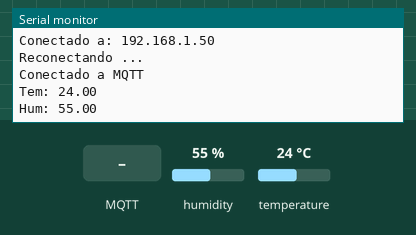
Simulated run of this sketch. Board: ESP32. Parts: the last lines printed to the serial monitor. The inputs (shaded band) are chosen by the test bench; at power-on: humidity 55 %, temperature 24 °C. WiFi joins after 1.5 s; servers stay silent unless stated; no MQTT or app messages arrive unless stated.

Above: at 2.7 s.
2.8 s: MQTT message "1" arrives on the first subscribed topic
8.0 s: MQTT message "on" arrives on the first subscribed topic
13.1 s: MQTT message "off" arrives on the first subscribed topic
18.1 s: humidity set to 22 %
At 19.1 s:
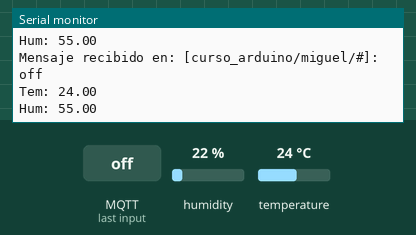
21.1 s: temperature set to 12 °C
At 22.6 s:
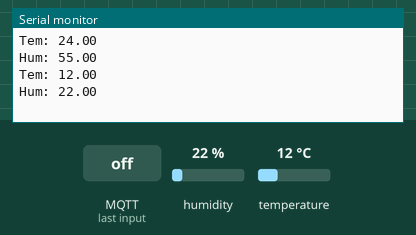
24.1 s: humidity set to 40 %
At 27.3 s:
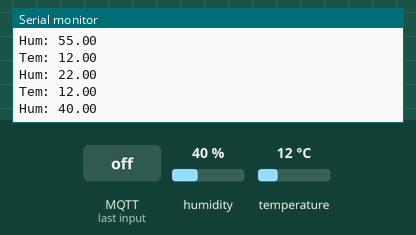
Timing chart, 0 to 28.1 s (numbered marks = the images above; inputs shaded):
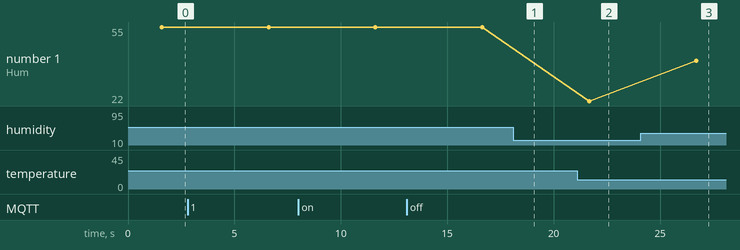

The sketch:

35_mqtt_basico_temperatura.ino
```cpp
#include <WiFi.h>  // conexion wifi
#include <PubSubClient.h>  //publicador-subcriptor
#include <DHT.h>  // libreria sensor temperatura y humedad


// WIFI ----------------
char* ssid = "Aula 1";  // nombre wifi de clase
char* pwd = "Horus.2025";  // clave


// MQTT ----------------
char* mqtt_server = "192.168.0.25";  // servidor web
int mqtt_port = 1883;  // puerto de conexión al servidor

WiFiClient espClient;
PubSubClient client(espClient);

char* mqtt_topic_sub = "curso_arduino/miguel/#";  // topic del mqtt al que me voy a suscribir, de donde recojo los datos
// char* mqtt_topic_pub = "curso_arduino/miguel";  // topic del mqtt en el que voy a publicar, es decir, donde enviar los datos
// pongo abajo (lineas 73 y 74) directamente donde quiero publicar. Podría crear 2 variables como la comentada para ello
char* mqtt_client_id = "ESP_Miguel";  // identificacion del cliente, en nuestro caso, nuestro Arduino

// ---------------------

// Pin del sensor de tem-hum
#define DHTPIN 4
#define DHTTYPE DHT11

float temp = 0.0;
float hum = 0.0;

char tempStr[8];
char humStr[8];

// Objeto DHT
DHT dht(DHTPIN, DHTTYPE);


void setup() {
  Serial.begin(115200);  // inicializar monitor serie
  dht.begin(); // inicializador sensor tem DHT

  // conexión wifi
  WiFi.begin(ssid, pwd);  // inicializar wifi

  while(WiFi.status() != WL_CONNECTED){
    delay(500);
    Serial.print(".");
  }

  Serial.print("\n");
  Serial.print("Conectado a: ");
  Serial.println(WiFi.localIP());

  // MQTT
  client.setServer(mqtt_server, mqtt_port);
  client.setCallback(callback); // llama a una función, a la que llamamos "callback" (la podemos llamar como queramos)

}

void loop() {
  if(!client.connected()){
    reconnect();
  }
  client.loop();

  temp = dht.readTemperature();
  hum = dht.readHumidity();

  dtostrf(temp, 1, 2, tempStr); // para covertir el formato
  dtostrf(hum, 1, 2, humStr);

  client.publish("curso_arduino/miguel/temperatura", tempStr);
  client.publish("curso_arduino/miguel/humedad", humStr);

  Serial.println("Tem: " + String (tempStr));
  Serial.println("Hum: " + String (humStr));

  delay(5000);

}

//// FUNCIONES ////

// Función callback
void callback(char* topic, byte* payload, unsigned int length){  // topic, mensaje, longitud del mensaje
  Serial.print("Mensaje recibido en: [");
  Serial.print(topic);
  Serial.print("]: ");
  for(int i=0; i<length; i++){
    Serial.print((char)payload[i]);
  }
  Serial.println();
}

// Función reconnect
void reconnect(){
  while(!client.connected()){
    Serial.println("Reconectando ...");
    if(client.connect(mqtt_client_id)){
      Serial.println("Conectado a MQTT");
      client.subscribe(mqtt_topic_sub);  // si conecto, me suscribo al topic indicado (variable definida arriba)
    }
    else{
      Serial.println("Fallo en la conexión");
      Serial.println("Error: " + client.state());
      delay(500);
    }
  }
}
```

Measured:
- after the input at 21.1 s, the serial monitor: prints a new line after 0.58 s (image 2)
- after the input at 24.1 s, the serial monitor: prints a new line after 2.6 s (image 3)
- plotted number 1: 22 → 40 after the input at 24.1 s
